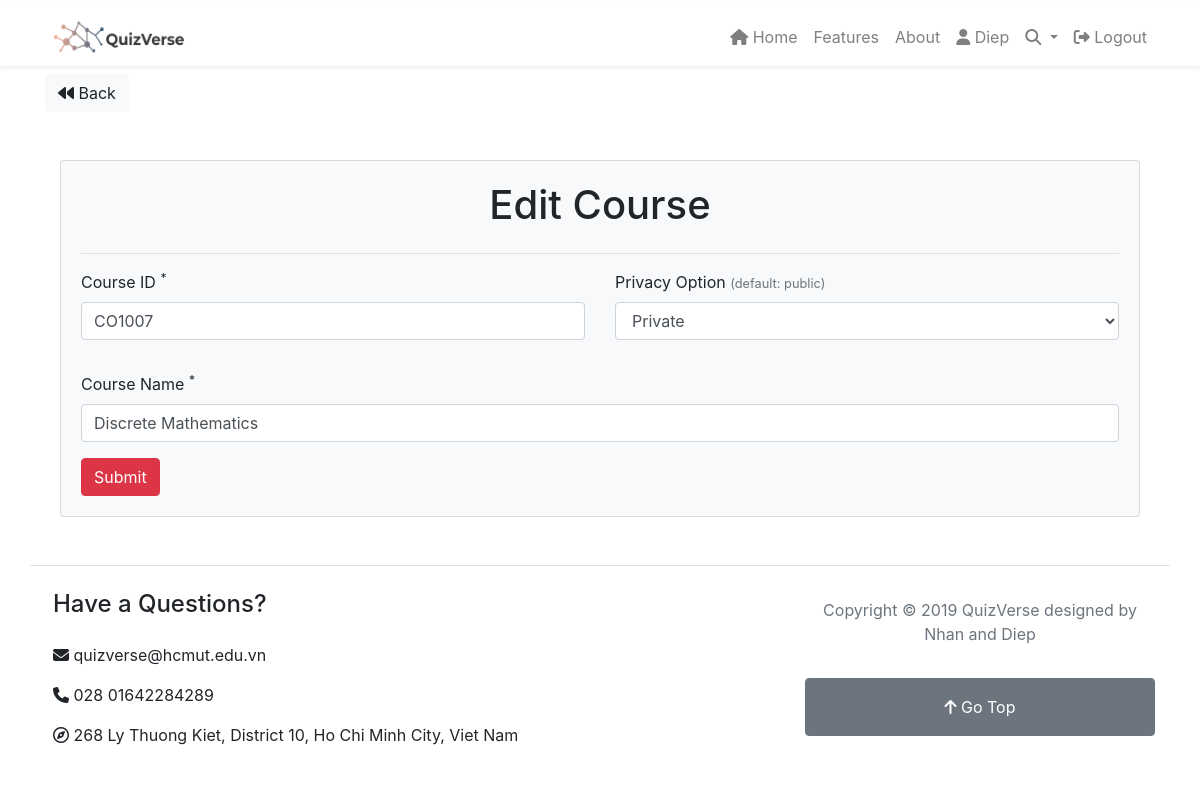
/courses/edit/9 (signed in), run on the app's committed database.
### tables this page shows
CREATE TABLE `courses` (
  `id` int(11) NOT NULL,
  `course_id` varchar(255) NOT NULL,
  `name` varchar(255) NOT NULL,
  `user_id` int(11) NOT NULL,
  `privacy` varchar(255) NOT NULL
);

### app/libraries/Core.php (called while the page is built, shortened)
<?php
    class Core {
        protected $currentMethod = 'index';
        public function __construct(){
            $url = $this->getUrl();
            if(file_exists('../app/controllers/' . ucwords($url[0]) . '.php')){
                unset($url[0]);
            }
            $this->currentController = new $this->currentController;
            if (isset($url[1])){
                if(method_exists($this->currentController, $url[1])){
                    $this->currentMethod = $url[1];
                    unset($url[1]);
                }
            }
            $this->params = $url ? array_values($url) : [];
            call_user_func_array([$this->currentController, $this->currentMethod], $this->params);
        }
        public function getUrl(){
            if(isset($_GET['url'])){
                $url = rtrim($_GET['url'], '/');
                $url = filter_var($url, FILTER_SANITIZE_URL);
                $url = explode('/', $url);
                return $url;
            }
        }
    }

### public/index.php (called while the page is built, shortened)
<?php
    $init = new Core;

### app/libraries/Database.php (called while the page is built, shortened)
<?php
class Database
{
    private $host = DB_HOST;
    private $user = DB_USER;
    private $pass = DB_PASS;
    private $dbname = DB_NAME;
    private $dbh;
    private $stmt;
    public function __construct()
    {
        $dsn  = 'mysql:host=' . $this->host . ';dbname=' . $this->dbname;
        $options = array(
            PDO::ATTR_PERSISTENT => true,
            PDO::ATTR_ERRMODE => PDO::ERRMODE_EXCEPTION
        );
        try {
            $this->dbh = new PDO($dsn, $this->user, $this->pass, $options);
        } catch (PDOException $e) {
            $this->error = $e->getMessage();
            echo $this->error;
        }
    }
    public function query($sql)
    {
        $this->stmt = $this->dbh->prepare($sql);
    }
    public function bind($param, $value, $type = null)
    {
        if (is_null(($type))) {
            switch (true) {
                default:
                    $type = PDO::PARAM_STR;
            }
        }
        $this->stmt->bindValue($param, $value, $type);
    }
    public function execute()
    {
        return $this->stmt->execute();
    }
    public function single()
    {
        $this->execute();
        return $this->stmt->fetch(PDO::FETCH_OBJ);
    }
}

### app/models/Course.php (called while the page is built, shortened)
<?php
class Course
{
    private $db;
    public function __construct()
    {
        $this->db = new Database;
    }
    public function getCourseById($id)
    {
        $this->db->query('SELECT * FROM courses WHERE id = :id');
        $this->db->bind(':id', $id);
        $row = $this->db->single();
        return $row;
    }
}

### app/views/courses/edit.php (the view, shortened to what this page needs)
<?php require APPROOT . '/views/inc/header.php'; ?>
<a href="<?php echo URLROOT; ?>/courses" class="btn btn-light">
    <i class="fa fa-backward"></i> Back
</a>
<div class="container">
    <div class="row">
        <div class="col-md-12">
            <div class="card card-body bg-light mt-5">
                <h1 class="text-center">Edit Course</h1><hr>
                <form action="<?php echo URLROOT; ?>/courses/edit/<?php echo $data['id']; ?>" method="post">
                    <div class="row mb-3">
                        <div class="col-md-6">
                            <div class="form-group">
                                <label for="course_id">Course ID <sup>*</sup></label>
                                <input type="text" name="course_id" class="form-control <?php echo (!empty($data['course_id_err'])) ? 'is-invalid' : '' ?>" id="course_id" placeholder="Course ID" value="<?php echo $data['course_id']; ?>">
                            </div>
                        </div>
                        <div class="col-md-6">
                            <div class="form-group">
                                <label for="privacy">Privacy Option <small class="text-muted">(default: public)</small></label>
                                <select name="privacy" class="form-control <?php echo (!empty($data['privacy_err'])) ? 'is-invalid' : '' ?>" id="privacy">
                                    <option value="private" <?php echo $data['privacy'] == 'private' ? 'selected' : ''; ?>>Private</option>
                                </select>
                            </div>
                        </div>
                    </div>
                    <div class="form-group">
                        <label for="name">Course Name <sup>*</sup></label>
                        <input type="text" name="name" class="form-control <?php echo (!empty($data['name_err'])) ? 'is-invalid' : '' ?>" id="name" placeholder="Course Name" value="<?php echo $data['name']; ?>">
                    </div>
                    <input type="submit" class="btn btn-danger" value="Submit">
                </form>
            </div>
        </div>
    </div>
</div>
<?php require APPROOT . '/views/inc/footer.php'; ?>

### data on the page
courses: course_id "CO1007", privacy "Private", name "Discrete Mathematics"

### other printed values
$_SESSION['user_name'] "Diep"
